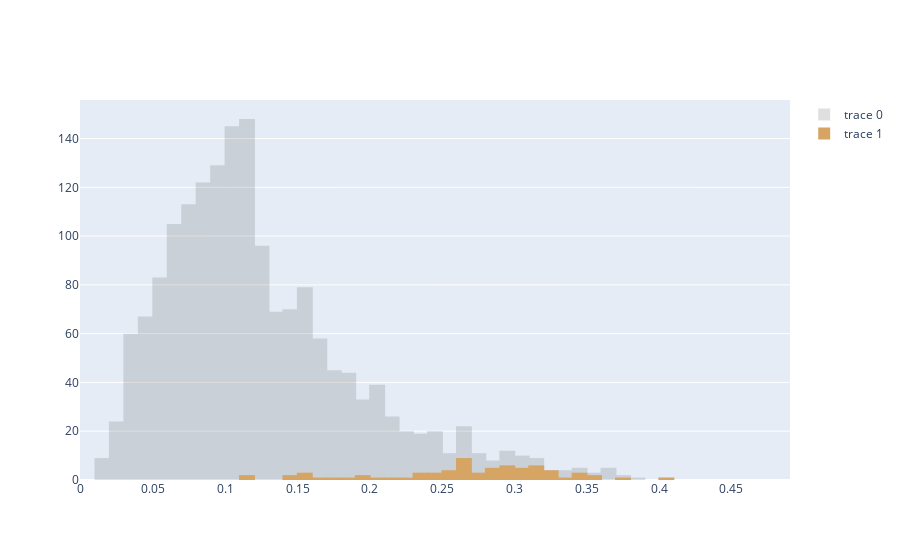

Write notebook code for a chart like this one.
### Code cell
fig = go.Figure()

counts, bins = np.histogram(sd["value"], bins=np.arange(0,0.5,0.01))
bins = 0.5 * (bins[:-1] + bins[1:])

fig.add_trace( 
    go.Bar(
        x=bins,
        y=counts,
        opacity=0.2,
        width=0.011,
        marker_line_width=0,
        marker_color="#646464"
    )
)

counts, bins = np.histogram(sd.loc[sd["date"]=="2021-06-01","value"], bins=np.arange(0,0.5,0.01))
bins = 0.5 * (bins[:-1] + bins[1:])

fig.add_trace( 
    go.Bar(
        x=bins,
        y=counts,
        width=0.011,
        marker_line_width=0,
        marker_color="#D6A564"
    )
)
fig.update_layout(barmode='overlay')

fig.show()

### Figure 1 — Plotly figure (JSON) as saved in the notebook; plotly's stock layout.template omitted (floating-point values rounded to 4 significant figures)
{"data": [{"marker": {"color": "#646464", "line": {"width": 0}}, "opacity": 0.2, "type": "bar", "width": 0.011, "x": [0.005, 0.015, 0.025, 0.035, 0.045, 0.055, 0.065, 0.075, 0.085, 0.095, 0.105, 0.115, 0.125, 0.135, 0.145, 0.155, 0.165, 0.175, 0.185, 0.195, 0.205, 0.215, 0.225, 0.235, 0.245, 0.255, 0.265, 0.275, 0.285, 0.295, 0.305, 0.315, 0.325, 0.335, 0.345, 0.355, 0.365, 0.375, 0.385, 0.395, 0.405, 0.415, 0.425, 0.435, 0.445, 0.455, 0.465, 0.475, 0.485], "y": [0, 9, 24, 60, 67, 83, 105, 113, 122, 129, 145, 148, 96, 69, 70, 79, 58, 45, 44, 33, 39, 26, 20, 19, 20, 11, 22, 11, 8, 12, 10, 9, 4, 4, 5, 3, 5, 2, 1, 0, 1, 0, 0, 0, 0, 0, 0, 0, 0]}, {"marker": {"color": "#D6A564", "line": {"width": 0}}, "type": "bar", "width": 0.011, "x": [0.005, 0.015, 0.025, 0.035, 0.045, 0.055, 0.065, 0.075, 0.085, 0.095, 0.105, 0.115, 0.125, 0.135, 0.145, 0.155, 0.165, 0.175, 0.185, 0.195, 0.205, 0.215, 0.225, 0.235, 0.245, 0.255, 0.265, 0.275, 0.285, 0.295, 0.305, 0.315, 0.325, 0.335, 0.345, 0.355, 0.365, 0.375, 0.385, 0.395, 0.405, 0.415, 0.425, 0.435, 0.445, 0.455, 0.465, 0.475, 0.485], "y": [0, 0, 0, 0, 0, 0, 0, 0, 0, 0, 0, 2, 0, 0, 2, 3, 1, 1, 1, 2, 1, 1, 1, 3, 3, 4, 9, 3, 5, 6, 5, 6, 4, 1, 3, 2, 0, 1, 0, 0, 1, 0, 0, 0, 0, 0, 0, 0, 0]}], "layout": {"barmode": "overlay"}}
